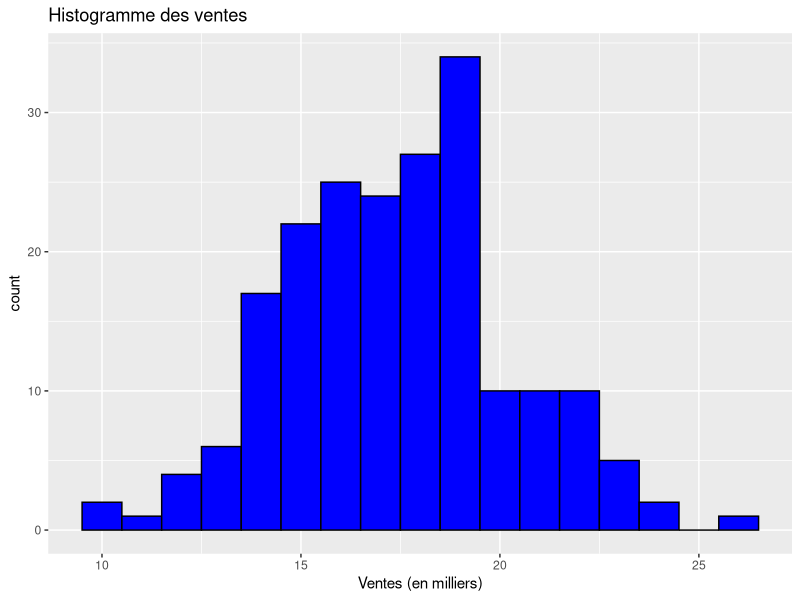
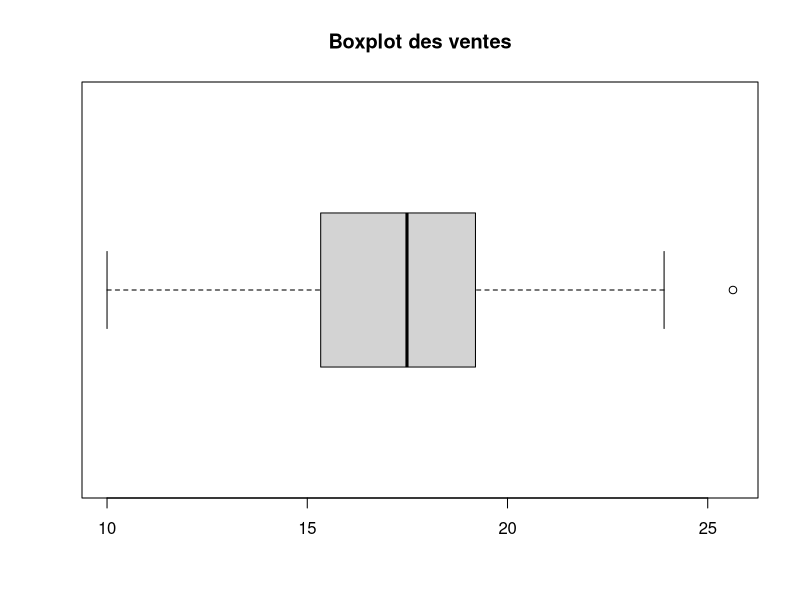
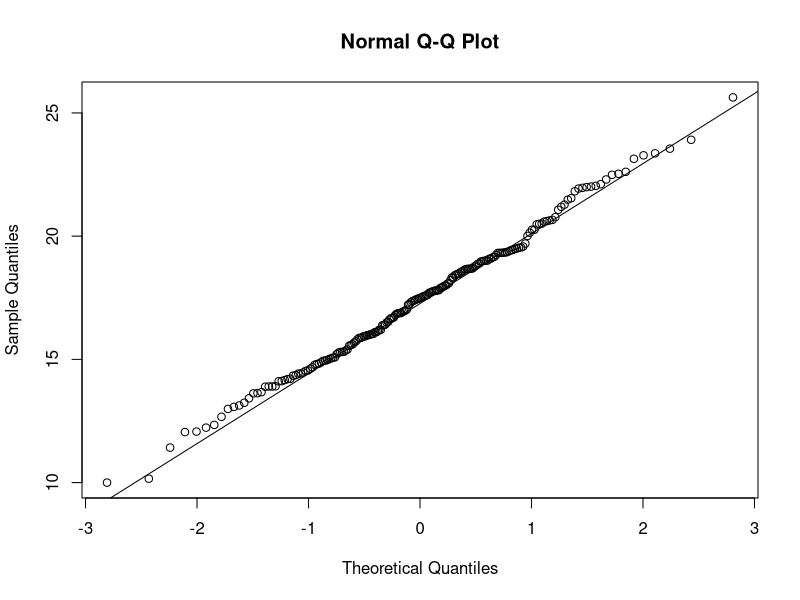
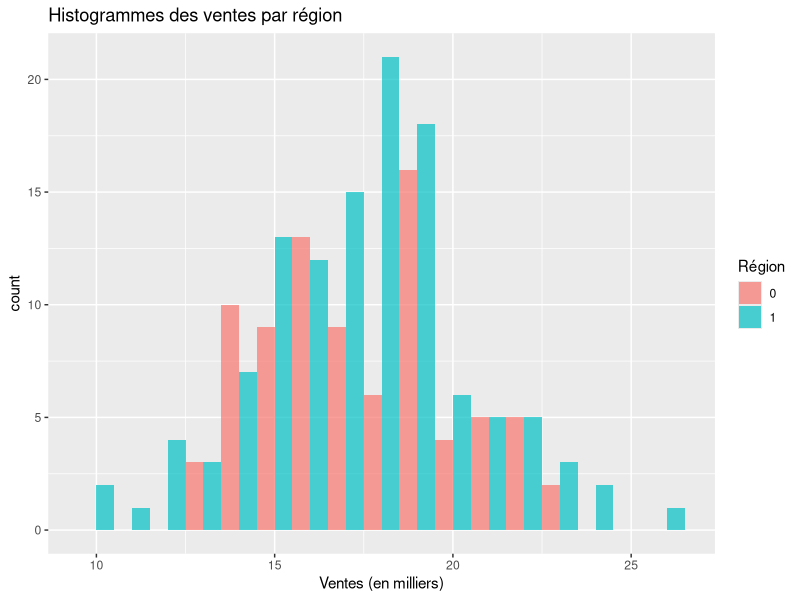
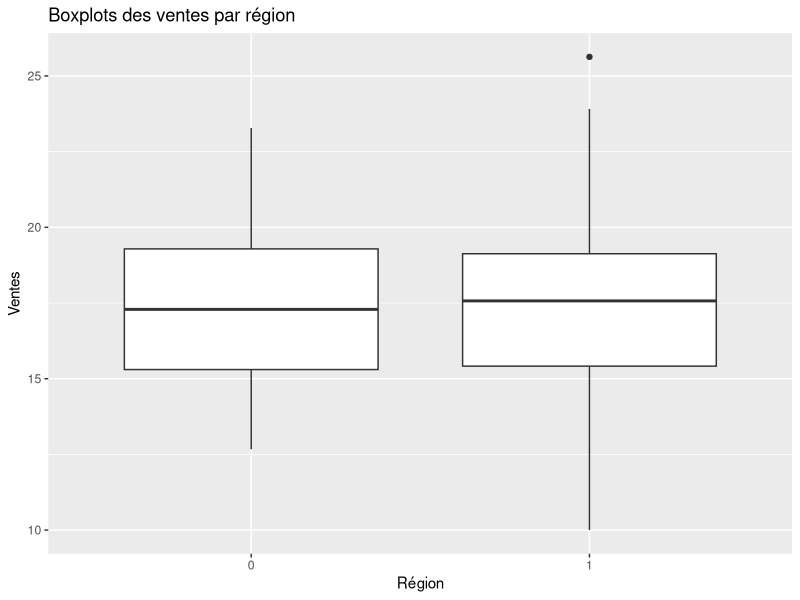

Generate these figures, in order, with R: (Note: this script raises an error after producing the figures.)
#install.packages(c("ggplot2", "dplyr", "car", "lmtest", "nortest"))

library(ggplot2)
library(dplyr)
library(car)
library(lmtest)
library(nortest)


charger <- function(matricule) {
  set.seed(matricule)
  mondata <- read.csv2("./DevoirD_A24.csv")[sample(288,200),]
  return(mondata)
}

mes_donnees <- charger(2045362)

head(mes_donnees)

### -----------------------------  PHASE 1 --------------------------------------------

## ------- a) -------
# Histogramme
ggplot(mes_donnees, aes(x = Sales)) +
  geom_histogram(binwidth = 1, fill = "blue", color = "black") +
  labs(title = "Histogramme des ventes", x = "Ventes (en milliers)")

# Boxplot
boxplot(mes_donnees$Sales, main = "Boxplot des ventes", horizontal = TRUE)


# Droite de Henry (Normal Q-Q Plot)
qqnorm(mes_donnees$Sales)
qqline(mes_donnees$Sales)

# Test de normalité Shapiro-Wilk
shapiro.test(mes_donnees$Sales)

# Calcul des statistiques descriptives
moyenne <- mean(mes_donnees$Sales)
ecart_type <- sd(mes_donnees$Sales)
quartiles <- quantile(mes_donnees$Sales)
IDC_moyenne <- t.test(mes_donnees$Sales)$conf.int

# Création du tableau de statistiques descriptives
tableau_descriptif <- data.frame(
  Statistiques = c("Moyenne", "1er Quartile", "Médiane", "3e Quartile", "Écart-type", "Intervalle de confiance"),
  Valeurs = c(
    moyenne,
    quartiles[2],
    quartiles[3],
    quartiles[4],
    ecart_type,
    paste0("[", round(IDC_moyenne[1], 2), ", ", round(IDC_moyenne[2], 2), "]")
  )
)

# Afficher le tableau descriptif
print(tableau_descriptif)


## ------- b) -------
# Histogrammes par région
ggplot(mes_donnees, aes(x = Sales, fill = as.factor(Region))) +
  geom_histogram(position = "dodge", binwidth = 1, alpha = 0.7) +
  labs(title = "Histogrammes des ventes par région", x = "Ventes (en milliers)", fill = "Région")

# Boxplots par région
ggplot(mes_donnees, aes(x = as.factor(Region), y = Sales)) +
  geom_boxplot() +
  labs(title = "Boxplots des ventes par région", x = "Région", y = "Ventes")

mes_donnees %>%
  group_by(Region) %>%
  summarise(
    moyenne = mean(Sales),
    ecart_type = sd(Sales),
    Q1 = quantile(Sales, 0.25),
    mediane = median(Sales),
    Q3 = quantile(Sales, 0.75),
    IC_lower = t.test(Sales)$conf.int[1],
    IC_upper = t.test(Sales)$conf.int[2]
  )

# Test égalité des variances
var.test(Sales ~ Region, data = mes_donnees)

# Test égalité des moyennes
t.test(Sales ~ Region, data = mes_donnees, var.equal = TRUE)


### -----------------------------  PHASE 2 --------------------------------------------

## ------- c) -------

donnees_modele <- mes_donnees[c("Sales", "Price", "Age")]
colnames(donnees_modele) <- c("Y", "X1", "X2")

square <- function(x) {
  return(x^2)
}

modeles <- list(
  ## modele 1
  list(variableGauche="Y", variableDroite="X1", formuleGauche=identity, formuleDroite=identity, transformation_B0=identity, formule = function (b0, b1, x) { return(b0 + b1 * x) }),
  ## modele 2
  list(variableGauche="Y", variableDroite="X2", formuleGauche=identity, formuleDroite=identity, transformation_B0=identity, formule = function (b0, b1, x) { return(b0 + b1 * x) }),
  ## modele 3
  list(variableGauche="Y", variableDroite="X1", formuleGauche=identity, formuleDroite=square, transformation_B0=identity, formule = function (b0, b1, x) { return(b0 + b1 * (x ^2)) }),
  ## modele 4
  list(variableGauche="Y", variableDroite="X2", formuleGauche=identity, formuleDroite=square, transformation_B0=identity, formule = function (b0, b1, x) { return(b0 + b1 * (x ^2)) }),
  ## modele 5
  list(variableGauche="Y", variableDroite="X1", formuleGauche=log, formuleDroite=identity, transformation_B0=exp, formule = function (b0, b1, x) { return(b0 * exp(b1 * x))}),
  ## modele 6
  list(variableGauche="Y", variableDroite="X2", formuleGauche=log, formuleDroite=identity, transformation_B0=exp, formule = function (b0, b1, x) { return(b0 * exp(b1 * x))}),
  ## modele 7
  list(variableGauche="Y", variableDroite="X1", formuleGauche=log, formuleDroite=log, transformation_B0=exp, formule = function (b0, b1, x) { return(b0 * (x^ b1))}),
  ## modele 8
  list(variableGauche="Y", variableDroite="X2", formuleGauche=log, formuleDroite=log, transformation_B0=exp, formule = function (b0, b1, x) { return(b0 * (x ^ b1))})
)

analyseModeles <- data.frame()

for (i in seq_along(modeles)) {
  cat("\n\n------- Modèle", i, "-------\n")
  formuleDroite <- modeles[[i]]$formuleDroite
  formuleGauche <- modeles[[i]]$formuleGauche
  variableDroite <- formuleDroite(donnees_modele[[modeles[[i]]$variableDroite]])
  variableGauche <- formuleGauche(donnees_modele[[modeles[[i]]$variableGauche]])
  
  model <- lm(variableGauche ~ variableDroite, data = donnees_modele)
  
  ## ------- c) 1: -------
  b <- coef(model)[2]
  a <- coef(model)[1]
  
  b0 <- modeles[[i]]$transformation_B0(a)
  b1 <- b
  coefficients <- data.frame(b0 = as.numeric(b0), b1 = as.numeric(b1))
  
  print(coefficients)
  analyseVariance = anova(model)
  print(analyseVariance)
  
  ## ------- c) 2: -------
  seuilB0PValue <- 0.05
  accepteVariance <- analyseVariance[["Pr(>F)"]][1] < seuilPValue
  accepteVariance
  analyseVariance[["Pr(>F)"]][1]
  
  if (accepteVariance) {
    cat("\nH0 rejeté, car le seuil (0.05) est supérieur à ", analyseVariance[["Pr(>F)"]][1])
    cat("\nLe modèle est donc globalement significatif")
  }else{
    cat("\nH0 accepté, car le seuil (0.05) est inférieur à ", analyseVariance[["Pr(>F)"]][1])
    cat("\nLe modèle n'est donc PAS globalement significatif")
  }
  
  ## Test/Analyse de normalité
  seuilNormalitePValue <- 0.05
  residus <- residuals(model)
  normalitePValue <- shapiro.test(residus)$p.value
  residuNormalementDistribue <- normalitePValue >= seuilNormalitePValue
  if (residuNormalementDistribue) {
    cat("Les résidus suivent une distribution normale au seuil", normalitePValue)
  } else {
    cat("Les résidus NE suivent PAS une distribution normale au seuil", normalitePValue)
  }
  qqnorm(residus, main = c("Normalité des résidus - Modele", i), xlab = NULL, ylab = NULL)
  qqline(residus, col = "red", lwd = 2)
  
  ## Test/Analyse de l'homoscédasticité
  seuilHomoscédasticitéPValue <- 0.05
  bp_test <- bptest(model)
  varianceConstante <- bp_test$p.value >= seuilHomoscédasticitéPValue;
  if (varianceConstante) {
    cat("\nLa variance est constante au seuil", seuilHomoscédasticitéPValue)
  } else {
    cat("\nLa variance N'est PAS constante au seuil", seuilHomoscédasticitéPValue)
  }
  valeurs_predites <- fitted(model)
  plot(valeurs_predites, residus, 
       main = c("Résidus vs Valeurs prédites - Modele", i), 
       xlab = "Valeurs prédites", 
       ylab = "Résidus", 
       pch = 19, col = "blue")
  abline(h = 0, col = "red", lwd = 2)
  
  ## Trouver les points atypiques
  residus_standardises <- rstandard(model)
  seuil_residus <- 2
  points_atypiques <- which(abs(residus_standardises) > seuil_residus)
  points(valeurs_predites[points_atypiques], residus[points_atypiques], 
         col = alpha("red", 1), pch = 21, cex = 1.5)
  
  
  ## ------- c) 3: -------
  seuilConfiance <- 0.95
  conf <- confint(model, level=seuilConfiance)
  conf_b0 <- modeles[[i]]$transformation_B0(conf[1, ])
  cat("\n\nB0 est situé au seuil de", seuilConfiance , "dans l'interval: ", conf_b0)
  
  conf_b1 <- conf[2, ]
  cat("\nB1 est situé au seuil de", seuilConfiance , "dans l'interval: ", conf_b1)
  
  analyseModeles <- rbind(analyseModeles, data.frame(b0 = b0,
                                                     b1 = b1,
                                                     accepteVariance = accepteVariance,
                                                     pValueVariance = analyseVariance[["Pr(>F)"]][1],
                                                     residueNormaux = residuNormalementDistribue,
                                                     pValueNormalite = normalitePValue,
                                                     varianceConstante = varianceConstante))
  rownames(analyseModeles)[nrow(analyseModeles)] <- i
  
  plot(formuleDroite(donnees_modele[[modeles[[i]]$variableDroite]]),
       formuleGauche(donnees_modele[[modeles[[i]]$variableGauche]]), 
       main = c("Analyse Linéaire - Modele", i),
       pch = 19, col = "blue")
  
  abline(a, b, col = "red", lwd = 2)
}

## ------- d) -------


donnesPrediction <- data.frame(X1 = 115, X2 = 35, X3 = 1)


numeroModeleChoisi = 1 # À déterminer selon notre analyse

b0 <- analyseModeles$b0[[numeroModeleChoisi]]
b1 <- analyseModeles$b1[[numeroModeleChoisi]]
x <- donnesPrediction[[modeles[[numeroModeleChoisi]]$variableDroite]]

prediction <- modeles[[numeroModeleChoisi]]$formule(b0, b1, x)

n <- nrow(donnees_modele)
formuleDroite <- modeles[[i]]$formuleDroite
formuleGauche <- modeles[[i]]$formuleGauche
variableDroite <- formuleDroite(donnees_modele[[modeles[[i]]$variableDroite]])
variableGauche <- formuleGauche(donnees_modele[[modeles[[i]]$variableGauche]])
model <- lm(variableGauche ~ variableDroite, data = donnees_modele)

mse <- mean(model$residuals^2)
xbar <- mean(donnees_modele[[modeles[[numeroModeleChoisi]]$variableDroite]])
Sxx <- sum((donnees_modele[[modeles[[numeroModeleChoisi]]$variableDroite]] - xbar)^2)

intervalePrediction <- qt(1 - 0.05 / 2, df = n - 2) * sqrt(mse * (1 + 1/n + (x - xbar)^2 / Sxx))
intervalePrediction - 
cat("Lower bound", prediction - intervalePrediction, "Upper bound", prediction + intervalePrediction,"Prediction",  prediction)
